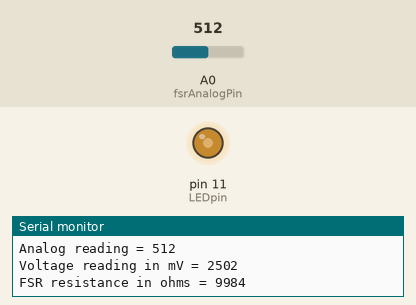
This sketch was run on a simulated Arduino Uno, built with avr-gcc and run on an emulated ATmega328P. On the bench: output pins drawn as LEDs (lit = HIGH), the last lines printed to the serial monitor. The test bench sets the inputs (shaded band); at power-on: A0 (fsrAnalogPin) = 512.

Above: at 1.2 s.
1.3 s: A0 (fsrAnalogPin) set to 122
At 2.5 s:
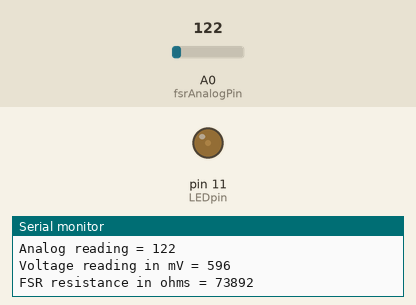
2.9 s: A0 (fsrAnalogPin) set to 109
At 4.2 s:
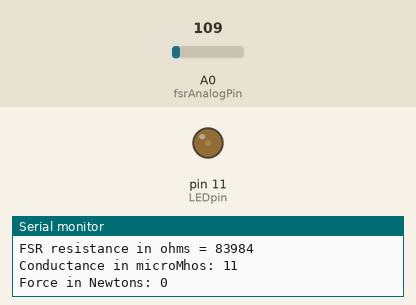
4.5 s: A0 (fsrAnalogPin) set to 92
At 5.3 s:
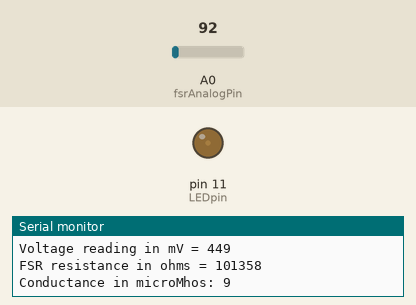
7.5 s: A0 (fsrAnalogPin) set to 0
At 8.7 s:
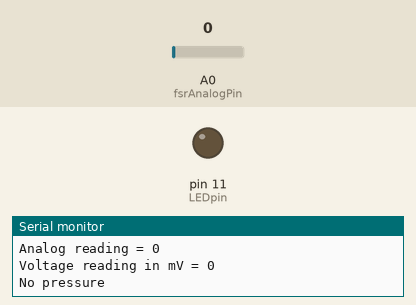
9.0 s: A0 (fsrAnalogPin) set to 716
At 10.0 s:
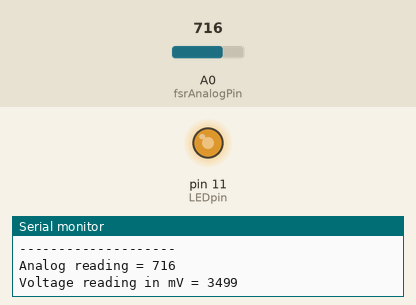
10.6 s: A0 (fsrAnalogPin) set to 1023
At 11.3 s:
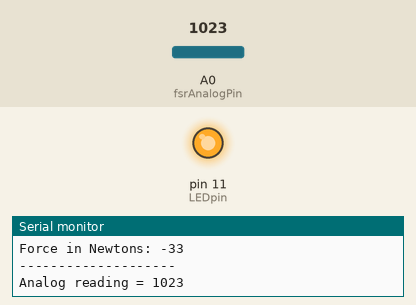
Timing chart, 0 to 13.2 s (numbered marks = the images above; inputs shaded):
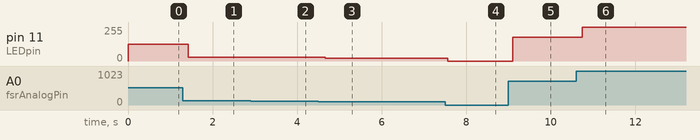

The sketch:

Pressure_sensor_interface_test.ino
```cpp
/* FSR testing sketch.

Connect one end of FSR to 5V, the other end to Analog 0.
Then connect one end of a 10K resistor from Analog 0 to ground
Connect LED from pin 11 through a resistor to ground

For more information see www.ladyada.net/learn/sensors/fsr.html */

int fsrAnalogPin = 0; // FSR is connected to analog 0
int LEDpin = 11;      // connect Red LED to pin 11 (PWM pin)
int fsrReading;      // the analog reading from the FSR resistor divider
int LEDbrightness;
int fsrVoltage;     // the analog reading converted to voltage
unsigned long fsrResistance;  // The voltage converted to resistance, can be very big so make "long"
unsigned long fsrConductance;
long fsrForce;       // Finally, the resistance converted to force


void setup(void) {
  Serial.begin(9600);   // We'll send debugging information via the Serial monitor
  pinMode(LEDpin, OUTPUT);
}

void loop(void) {
  fsrReading = analogRead(fsrAnalogPin);
  Serial.print("Analog reading = ");
  Serial.println(fsrReading);

  // we'll need to change the range from the analog reading (0-1023) down to the range
  // used by analogWrite (0-255) with map!
  LEDbrightness = map(fsrReading, 0, 1023, 0, 255);
  // LED gets brighter the harder you press
  analogWrite(LEDpin, LEDbrightness);

  // analog voltage reading ranges from about 0 to 1023 which maps to 0V to 5V (= 5000mV)
  fsrVoltage = map(fsrReading, 0, 1023, 0, 5000);
  Serial.print("Voltage reading in mV = ");
  Serial.println(fsrVoltage);

  if (fsrVoltage == 0) {
    Serial.println("No pressure");
  } else {
    // The voltage = Vcc * R / (R + FSR) where R = 10K and Vcc = 5V
    // so FSR = ((Vcc - V) * R) / V        yay math!
    fsrResistance = 5000 - fsrVoltage;     // fsrVoltage is in millivolts so 5V = 5000mV
    fsrResistance *= 10000;                // 10K resistor
    fsrResistance /= fsrVoltage;
    Serial.print("FSR resistance in ohms = ");
    Serial.println(fsrResistance);

    fsrConductance = 1000000;           // we measure in micromhos so
    fsrConductance /= fsrResistance;
    Serial.print("Conductance in microMhos: ");
    Serial.println(fsrConductance);

    // Use the two FSR guide graphs to approximate the force
    if (fsrConductance <= 1000) {
      fsrForce = fsrConductance / 80;
      Serial.print("Force in Newtons: ");
      Serial.println(fsrForce);
    } else {
      fsrForce = fsrConductance - 1000;
      fsrForce /= 30;
      Serial.print("Force in Newtons: ");
      Serial.println(fsrForce);
    }

  }
  Serial.println("--------------------");
}
```

Measured:
- after the input at 1.3 s, pin 11 (LEDpin): 127/255 → 30/255 after 0.13 s
- after the input at 2.9 s, pin 11 (LEDpin): 30/255 → 27/255 after 0.15 s
- after the input at 4.5 s, pin 11 (LEDpin): 27/255 → 22/255 after 0.17 s
- after the input at 7.5 s, pin 11 (LEDpin): 22/255 → 0/255 after 0.07 s
- after the input at 9.0 s, pin 11 (LEDpin): 0/255 → 178/255 after 0.11 s
- after the input at 10.6 s, pin 11 (LEDpin): 178/255 → 255/255 after 0.14 s
